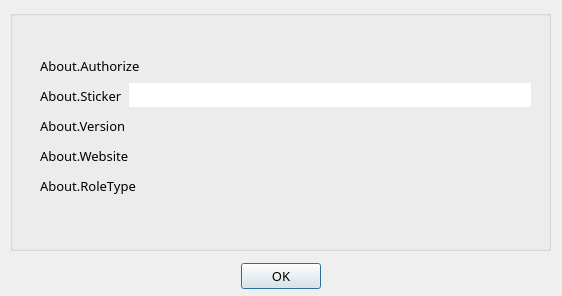
<?xml version="1.0" encoding="UTF-8"?>
<ui version="4.0">
 <class>DlgAbout</class>
 <widget class="QDialog" name="DlgAbout">
  <property name="geometry">
   <rect>
    <x>0</x>
    <y>0</y>
    <width>562</width>
    <height>296</height>
   </rect>
  </property>
  <property name="font">
   <font>
    <family>新宋体</family>
    <pointsize>10</pointsize>
   </font>
  </property>
  <property name="windowTitle">
   <string>About.Title</string>
  </property>
  <widget class="QDialogButtonBox" name="buttonBox">
   <property name="geometry">
    <rect>
     <x>190</x>
     <y>260</y>
     <width>181</width>
     <height>32</height>
    </rect>
   </property>
   <property name="orientation">
    <enum>Qt::Horizontal</enum>
   </property>
   <property name="standardButtons">
    <set>QDialogButtonBox::Ok</set>
   </property>
   <property name="centerButtons">
    <bool>true</bool>
   </property>
  </widget>
  <widget class="QGroupBox" name="groupBox">
   <property name="geometry">
    <rect>
     <x>10</x>
     <y>10</y>
     <width>541</width>
     <height>241</height>
    </rect>
   </property>
   <property name="font">
    <font>
     <family>新宋体</family>
     <pointsize>10</pointsize>
    </font>
   </property>
   <property name="title">
    <string/>
   </property>
   <widget class="QWidget" name="layoutWidget">
    <property name="geometry">
     <rect>
      <x>30</x>
      <y>70</y>
      <width>491</width>
      <height>31</height>
     </rect>
    </property>
    <layout class="QHBoxLayout" name="horizontalLayout_3">
     <item>
      <widget class="QLabel" name="label_2">
       <property name="text">
        <string>About.Sticker</string>
       </property>
      </widget>
     </item>
     <item>
      <widget class="QLineEdit" name="stickName">
       <property name="font">
        <font>
         <family>新宋体</family>
         <pointsize>10</pointsize>
        </font>
       </property>
       <property name="autoFillBackground">
        <bool>false</bool>
       </property>
       <property name="frame">
        <bool>false</bool>
       </property>
       <property name="alignment">
        <set>Qt::AlignCenter</set>
       </property>
       <property name="readOnly">
        <bool>true</bool>
       </property>
       <property name="clearButtonEnabled">
        <bool>false</bool>
       </property>
      </widget>
     </item>
    </layout>
   </widget>
   <widget class="QWidget" name="layoutWidget_1">
    <property name="geometry">
     <rect>
      <x>30</x>
      <y>100</y>
      <width>491</width>
      <height>31</height>
     </rect>
    </property>
    <layout class="QHBoxLayout" name="horizontalLayout_2">
     <item>
      <widget class="QLabel" name="label_4">
       <property name="text">
        <string>About.Version</string>
       </property>
      </widget>
     </item>
     <item>
      <widget class="QLabel" name="versionName">
       <property name="sizePolicy">
        <sizepolicy hsizetype="Expanding" vsizetype="Minimum">
         <horstretch>0</horstretch>
         <verstretch>0</verstretch>
        </sizepolicy>
       </property>
       <property name="minimumSize">
        <size>
         <width>0</width>
         <height>0</height>
        </size>
       </property>
       <property name="baseSize">
        <size>
         <width>0</width>
         <height>0</height>
        </size>
       </property>
       <property name="palette">
        <palette>
         <active>
          <colorrole role="WindowText">
           <brush brushstyle="SolidPattern">
            <color alpha="255">
             <red>0</red>
             <green>85</green>
             <blue>255</blue>
            </color>
           </brush>
          </colorrole>
         </active>
         <inactive>
          <colorrole role="WindowText">
           <brush brushstyle="SolidPattern">
            <color alpha="255">
             <red>0</red>
             <green>85</green>
             <blue>255</blue>
            </color>
           </brush>
          </colorrole>
         </inactive>
         <disabled>
          <colorrole role="WindowText">
           <brush brushstyle="SolidPattern">
            <color alpha="255">
             <red>120</red>
             <green>120</green>
             <blue>120</blue>
            </color>
           </brush>
          </colorrole>
         </disabled>
        </palette>
       </property>
       <property name="text">
        <string/>
       </property>
       <property name="alignment">
        <set>Qt::AlignCenter</set>
       </property>
      </widget>
     </item>
    </layout>
   </widget>
   <widget class="QWidget" name="layoutWidget_2">
    <property name="geometry">
     <rect>
      <x>30</x>
      <y>130</y>
      <width>491</width>
      <height>31</height>
     </rect>
    </property>
    <layout class="QHBoxLayout" name="horizontalLayout_4">
     <item>
      <widget class="QLabel" name="label_5">
       <property name="text">
        <string>About.Website</string>
       </property>
      </widget>
     </item>
     <item>
      <widget class="QLabel" name="webName">
       <property name="sizePolicy">
        <sizepolicy hsizetype="Expanding" vsizetype="Minimum">
         <horstretch>0</horstretch>
         <verstretch>0</verstretch>
        </sizepolicy>
       </property>
       <property name="minimumSize">
        <size>
         <width>0</width>
         <height>0</height>
        </size>
       </property>
       <property name="baseSize">
        <size>
         <width>0</width>
         <height>0</height>
        </size>
       </property>
       <property name="palette">
        <palette>
         <active>
          <colorrole role="WindowText">
           <brush brushstyle="SolidPattern">
            <color alpha="255">
             <red>0</red>
             <green>85</green>
             <blue>255</blue>
            </color>
           </brush>
          </colorrole>
         </active>
         <inactive>
          <colorrole role="WindowText">
           <brush brushstyle="SolidPattern">
            <color alpha="255">
             <red>0</red>
             <green>85</green>
             <blue>255</blue>
            </color>
           </brush>
          </colorrole>
         </inactive>
         <disabled>
          <colorrole role="WindowText">
           <brush brushstyle="SolidPattern">
            <color alpha="255">
             <red>120</red>
             <green>120</green>
             <blue>120</blue>
            </color>
           </brush>
          </colorrole>
         </disabled>
        </palette>
       </property>
       <property name="font">
        <font>
         <family>新宋体</family>
         <pointsize>10</pointsize>
        </font>
       </property>
       <property name="text">
        <string/>
       </property>
       <property name="alignment">
        <set>Qt::AlignCenter</set>
       </property>
      </widget>
     </item>
    </layout>
   </widget>
   <widget class="QWidget" name="layoutWidget_3">
    <property name="geometry">
     <rect>
      <x>30</x>
      <y>40</y>
      <width>491</width>
      <height>31</height>
     </rect>
    </property>
    <layout class="QHBoxLayout" name="horizontalLayout">
     <item>
      <widget class="QLabel" name="label_3">
       <property name="text">
        <string>About.Authorize</string>
       </property>
      </widget>
     </item>
     <item>
      <widget class="QLabel" name="authName">
       <property name="sizePolicy">
        <sizepolicy hsizetype="Expanding" vsizetype="Minimum">
         <horstretch>0</horstretch>
         <verstretch>0</verstretch>
        </sizepolicy>
       </property>
       <property name="minimumSize">
        <size>
         <width>0</width>
         <height>0</height>
        </size>
       </property>
       <property name="baseSize">
        <size>
         <width>0</width>
         <height>0</height>
        </size>
       </property>
       <property name="palette">
        <palette>
         <active>
          <colorrole role="WindowText">
           <brush brushstyle="SolidPattern">
            <color alpha="255">
             <red>255</red>
             <green>0</green>
             <blue>0</blue>
            </color>
           </brush>
          </colorrole>
         </active>
         <inactive>
          <colorrole role="WindowText">
           <brush brushstyle="SolidPattern">
            <color alpha="255">
             <red>255</red>
             <green>0</green>
             <blue>0</blue>
            </color>
           </brush>
          </colorrole>
         </inactive>
         <disabled>
          <colorrole role="WindowText">
           <brush brushstyle="SolidPattern">
            <color alpha="255">
             <red>120</red>
             <green>120</green>
             <blue>120</blue>
            </color>
           </brush>
          </colorrole>
         </disabled>
        </palette>
       </property>
       <property name="font">
        <font>
         <weight>50</weight>
         <bold>false</bold>
        </font>
       </property>
       <property name="text">
        <string/>
       </property>
       <property name="alignment">
        <set>Qt::AlignCenter</set>
       </property>
      </widget>
     </item>
    </layout>
   </widget>
   <widget class="QWidget" name="layoutWidget_4">
    <property name="geometry">
     <rect>
      <x>30</x>
      <y>160</y>
      <width>491</width>
      <height>31</height>
     </rect>
    </property>
    <layout class="QHBoxLayout" name="horizontalLayout_5">
     <item>
      <widget class="QLabel" name="label_6">
       <property name="text">
        <string>About.RoleType</string>
       </property>
      </widget>
     </item>
     <item>
      <widget class="QLabel" name="roleType">
       <property name="sizePolicy">
        <sizepolicy hsizetype="Expanding" vsizetype="Minimum">
         <horstretch>0</horstretch>
         <verstretch>0</verstretch>
        </sizepolicy>
       </property>
       <property name="minimumSize">
        <size>
         <width>0</width>
         <height>0</height>
        </size>
       </property>
       <property name="baseSize">
        <size>
         <width>0</width>
         <height>0</height>
        </size>
       </property>
       <property name="palette">
        <palette>
         <active>
          <colorrole role="WindowText">
           <brush brushstyle="SolidPattern">
            <color alpha="255">
             <red>0</red>
             <green>85</green>
             <blue>255</blue>
            </color>
           </brush>
          </colorrole>
         </active>
         <inactive>
          <colorrole role="WindowText">
           <brush brushstyle="SolidPattern">
            <color alpha="255">
             <red>0</red>
             <green>85</green>
             <blue>255</blue>
            </color>
           </brush>
          </colorrole>
         </inactive>
         <disabled>
          <colorrole role="WindowText">
           <brush brushstyle="SolidPattern">
            <color alpha="255">
             <red>120</red>
             <green>120</green>
             <blue>120</blue>
            </color>
           </brush>
          </colorrole>
         </disabled>
        </palette>
       </property>
       <property name="font">
        <font>
         <weight>50</weight>
         <bold>false</bold>
        </font>
       </property>
       <property name="text">
        <string/>
       </property>
       <property name="alignment">
        <set>Qt::AlignCenter</set>
       </property>
      </widget>
     </item>
    </layout>
   </widget>
  </widget>
 </widget>
 <resources/>
 <connections>
  <connection>
   <sender>buttonBox</sender>
   <signal>accepted()</signal>
   <receiver>DlgAbout</receiver>
   <slot>accept()</slot>
   <hints>
    <hint type="sourcelabel">
     <x>248</x>
     <y>254</y>
    </hint>
    <hint type="destinationlabel">
     <x>157</x>
     <y>274</y>
    </hint>
   </hints>
  </connection>
  <connection>
   <sender>buttonBox</sender>
   <signal>rejected()</signal>
   <receiver>DlgAbout</receiver>
   <slot>reject()</slot>
   <hints>
    <hint type="sourcelabel">
     <x>316</x>
     <y>260</y>
    </hint>
    <hint type="destinationlabel">
     <x>286</x>
     <y>274</y>
    </hint>
   </hints>
  </connection>
 </connections>
</ui>
